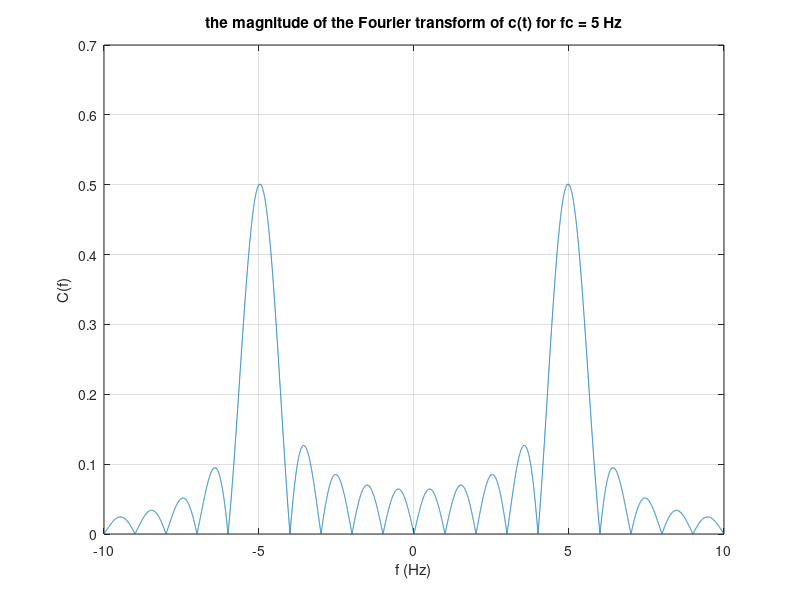

Source code (MATLAB):
%fc = 5Hz
fc = 5;
f = -10:0.001:10;
%Su dung lenh abs(x)de tinh do lon cua tin hieu
c = abs(0.5*1j*(exp(-1j*pi*(f+fc)).*sinc(f+fc)-exp(-1j*pi*(f-fc)).*sinc(f-fc)));
plot(f,c);
grid on;
xlabel('f (Hz)');
ylabel('C(f)');
title('the magnitude of the Fourier transform of c(t) for fc = 5 Hz');
